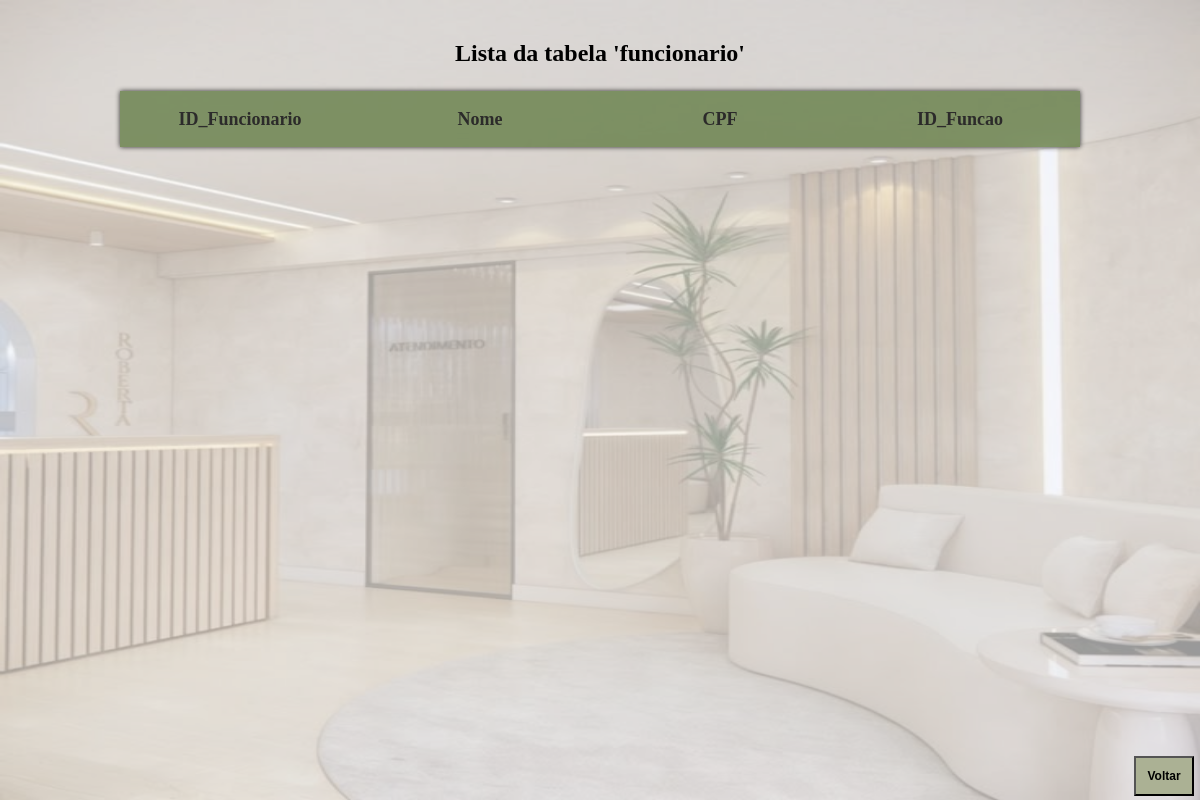
The page /AcessoBD/funcionario/Listar.php on the database as committed earlier.
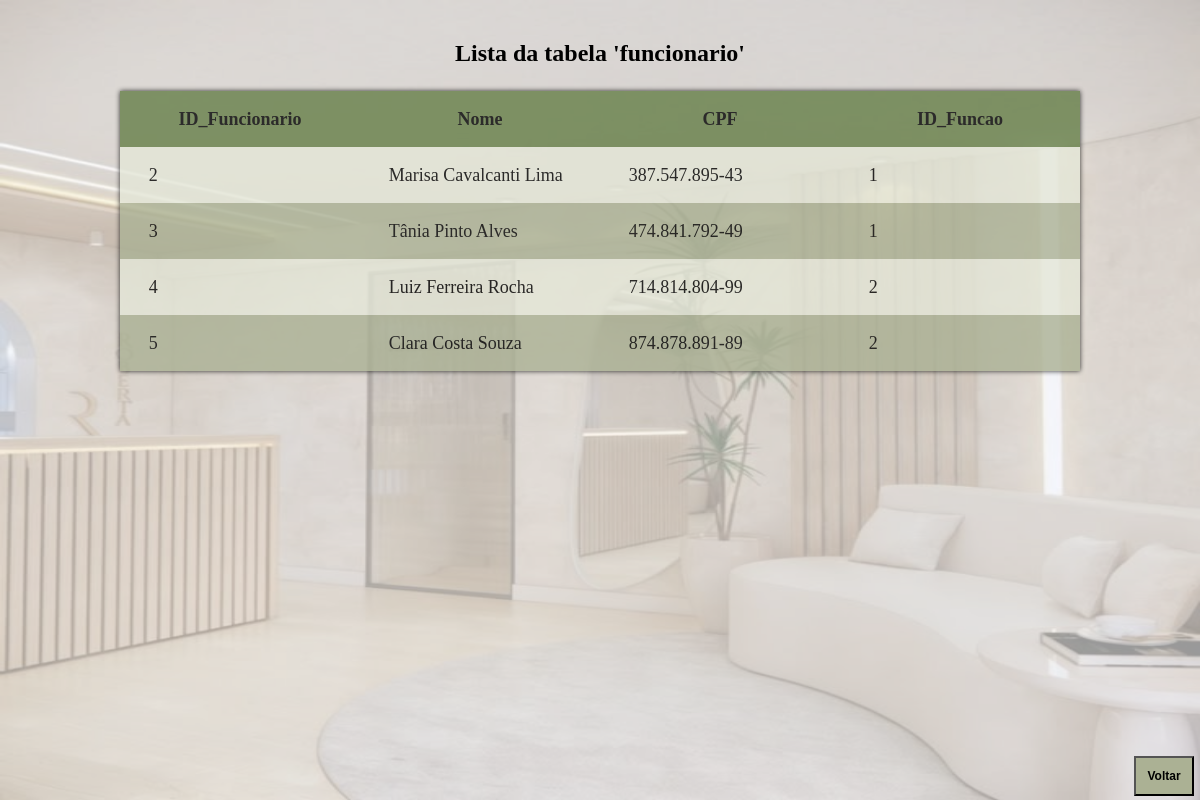
The same page on the database as committed later.
### tables this page shows
CREATE TABLE `funcionario` (
  `ID_Funcionario` int(11) NOT NULL,
  `Nome` varchar(100) NOT NULL,
  `CPF` varchar(14) NOT NULL,
  `ID_funcao` int(11) NOT NULL
);

### AcessoBD/funcionario/Funcionario.php (called while the page is built, shortened)
<?php
    class Funcionario
    {
        function listar()
        {
            try
            {
                $this->conn = new Conectar();
                $sql = $this->conn->query("select * from funcionario order by ID_Funcionario");
                $sql->execute();
                return $sql->fetchAll();
            }
            catch(PDOException $exc)
            {
                echo "Erro ao executar consulta. " . $exc->getMessage();
            }
        }
    }
?>

### AcessoBD/funcionario/Listar.php (the view, shortened to what this page needs)
<!DOCTYPE html>
<html lang="en">
<head>
    <link rel="stylesheet" type="text/css" href="CSS/Listar.css">
</head>
<body>
    <main>
        <?php
            $pos = 0;
            include_once 'Funcionario.php';
            $p = new Funcionario();
            $pro_bd=$p->listar();
        ?>
        <p>Lista da tabela 'funcionario'<p>
        <table>
            <tr class="cap">
                <th>ID_Funcionario</th>
                <th>Nome</th>
                <th>CPF</th>
                <th>ID_Funcao</th>
            </tr>
        <?php
            foreach($pro_bd as $pro_mostrar)
            {
                $pos = $pos + 1;
                if($pos % 2 == 1){
                    echo "<tr class='par'>";
                }
                else{
                    echo "<tr class='impar'>";
                }
                echo "<td> $pro_mostrar[0] </td>";
                echo "<td> $pro_mostrar[1] </td>";
                echo "<td> $pro_mostrar[2] </td>";
                echo "<td> $pro_mostrar[3] </td>";
                echo "</tr>";
            }
        ?>
        </table>
    </main>
    <form action="../../menu/index.htm">
        <input type="submit" value="Voltar">
    </form>
    <div class="fundo"></div>
</body>
</html>

### AcessoBD/funcionario/CSS/Listar.css (style rules this page uses)
body { padding: 0; margin: 0; width: 100vw; overflow-x: hidden; }
.fundo { position: fixed; top: 0; bottom: 0; width: 100vw; height: 100vh; background-image: url('../../../img/clientesfundo.jpeg'); background-size: 100% 100%; background-repeat: no-repeat; z-index: -1; opacity: 40%; }
main { margin-top: 5vh; }
p { text-align: center; font-weight: bold; font-size: 2vw; }
table { box-shadow: 0 0 5px black; margin: auto; width: 80vw; border-collapse: collapse; font-size: 1.5vw; opacity: 80%; color: rgb(0, 0, 0); margin-bottom: 4vh; }
th { width: 25%; }
td { padding-left: 3%; }
tr { height: 7vh; }
.cap { background-color: #667f48; }
.par { background-color: rgb(228, 231, 216); }
.impar { background-color: #abb194; }
form { position: fixed; bottom: 0.5vh; right: 0.5vw; height: 5vh; width: 5vw; }
input { height: 100%; width: 100%; background-color: #abb194; color: rgb(0, 0, 0); font-weight: bold; font-size: 1vw; }

Rows that differ between the two databases and show on the page:
added funcionario: ID_Funcionario "2", Nome "Marisa Cavalcanti Lima", CPF "387.547.895-43", ID_funcao "1"
added funcionario: ID_Funcionario "3", Nome "Tânia Pinto Alves", CPF "474.841.792-49", ID_funcao "1"
added funcionario: ID_Funcionario "4", Nome "Luiz Ferreira Rocha", CPF "714.814.804-99", ID_funcao "2"
added funcionario: ID_Funcionario "5", Nome "Clara Costa Souza", CPF "874.878.891-89", ID_funcao "2"
